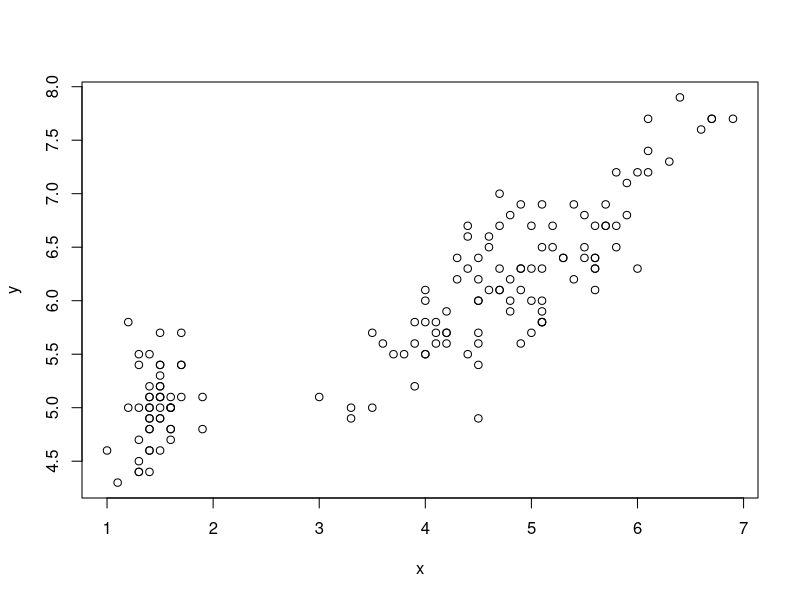
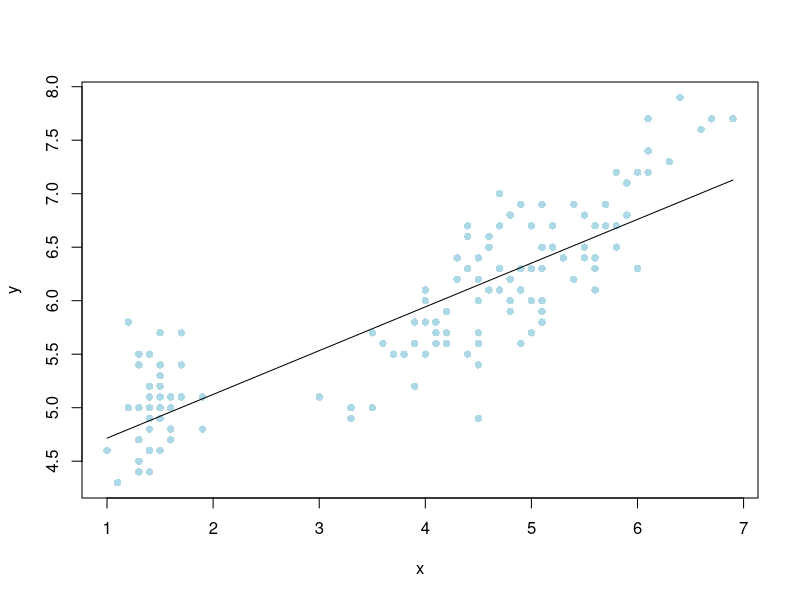

Recreate these plots in R, in order.
mis_dades<-iris

y <- mis_dades$Sepal.Length
x <- mis_dades$Petal.Length
plot(x,y)

xbar <- mean(x)
ybar <- mean(y)

m <- sum((x-xbar)*(y-ybar))/sum((x-xbar)^2)

b <- ybar-(m*xbar)

m*1.5+b

mod <- lm(y~x) # regressio lineal de xy

ypredict <- predict(mod, data.frame(x=x)) #fer la prediccio de la regressio lineal segons la base de dades x (valors de x)

plot(x,y, pch=16, col='lightblue')
lines(x,ypredict) #linea de regressio lineal

Rsqr <- sum((ypredict-ybar)^2)/sum((y-ybar)^2) # R=coeficient de correlacio o coeficient de determinacio

summary(mod) #mes informacio sobre mod (Multiple R-squared:   0.76)

R <- sqrt(Rsqr)

cor.test(x,y)
